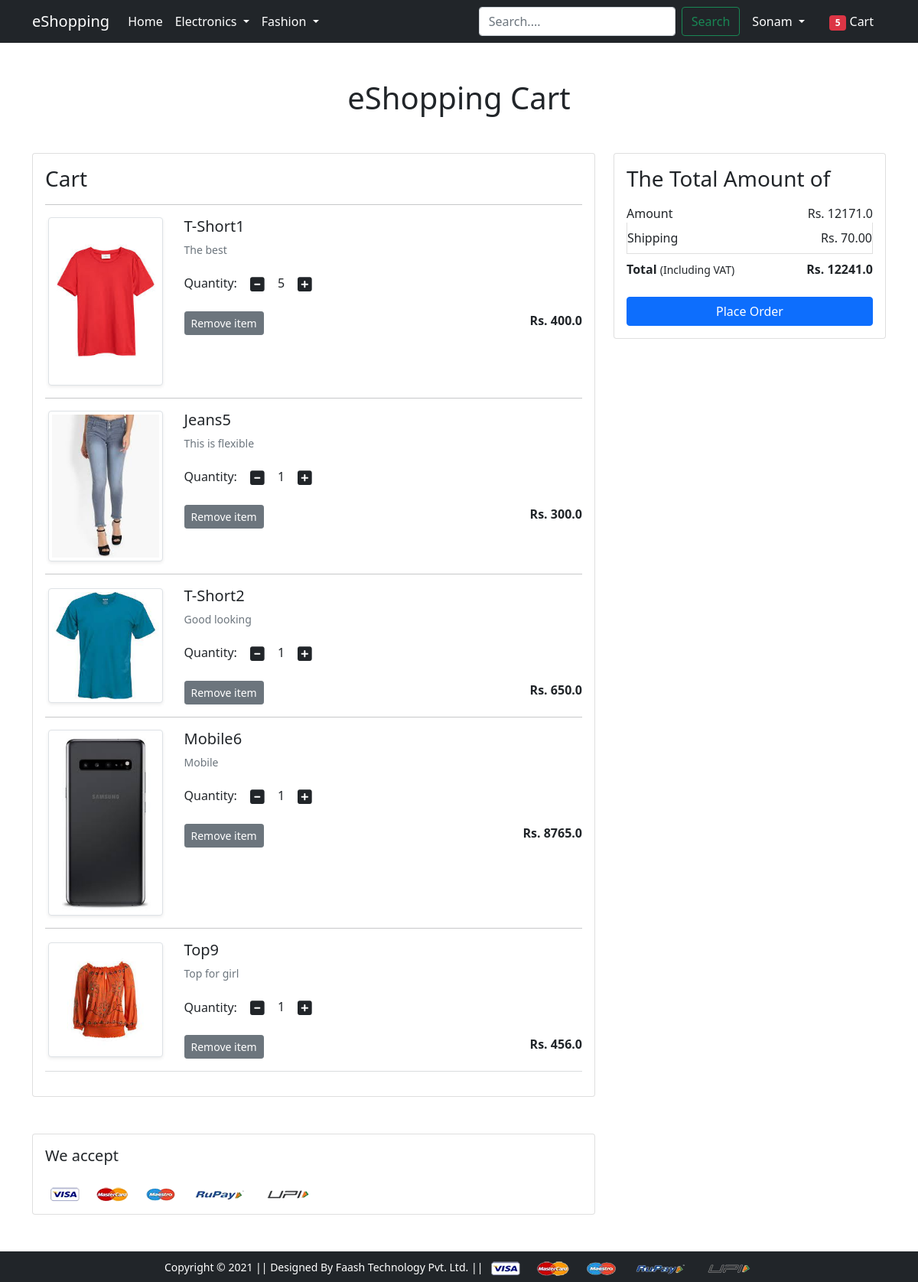
The app's page /cart/ (signed in) with its own data.
### app/models.py (models this page shows, shortened)
class Cart(models.Model):
    user = models.ForeignKey(User, on_delete=models.CASCADE)
    product = models.ForeignKey(Product, on_delete=models.CASCADE)
    quantity = models.PositiveIntegerField(default=1)

class Product(models.Model):
    title = models.CharField(max_length=100)
    selling_price = models.FloatField()
    discounted_price = models.FloatField()
    description = models.TextField()
    brand = models.CharField(max_length=100)
    category = models.CharField(choices=CATEGORY_CHOICES, max_length=2)
    product_image = models.ImageField(upload_to='productimg')

### app/views.py (the view)
# urls.py: path('cart/', views.show_cart, name='showcart'),
@login_required
def show_cart(request):
    totalitem = 0
    if request.user.is_authenticated:
        totalitem = len(Cart.objects.filter(user=request.user))
        user = request.user
        cart = Cart.objects.filter(user=user)
        amount = 0.0
        shipping_amount = 70.0
        total_amount = 0.0
        cart_product = [p for p in Cart.objects.all() if p.user == user]
        if cart_product:
            for p in cart_product:
                tempamount = (p.quantity * p.product.discounted_price)
                amount += tempamount
                totalamount = amount + shipping_amount
            return render(request, 'app/addtocart.html', {'carts':cart, 'totalamount':totalamount, 'amount':amount, 'totalitem':totalitem})
        else:
            return render(request, 'app/emptycart.html')

### app/templates/app/addtocart.html (shortened to what this page needs)
{% extends 'app/base.html' %}
{% load static %}
{% block main-content %}
<div class="container my-5">
  <div class="row">
    <h1 class="text-center mb-5">eShopping Cart</h1>
    <div class="col-sm-8">
      <div class="card">
        <div class="card-body">
          <h3>Cart</h3>
          {% for cart in carts %}
          <hr>
          <div class="row">
            <div class="col-sm-3 text-center align-self-center"><img src="{{cart.product.product_image.url}}" alt=""
                srcset="" class="img-fluid img-thumbnail shadow-sm" height="150" width="150"> </div>
            <div class="col-sm-9">
              <div>
                <h5>{{cart.product.title}}</h5>
                <p class="mb-2 text-muted small">{{cart.product.description}}</p>
                <div class="my-3">
                  <label for="quantity">Quantity:</label>
                  <a class="minus-cart btn" pid="{{cart.product.id}}"><i class="fas fa-minus-square fa-lg"></i></a>
                  <span id="quantity">{{cart.quantity}}</span>
                  <a class="plus-cart btn" pid="{{cart.product.id}}"><i class="fas fa-plus-square fa-lg"></i></a>
                </div>
                <div class="d-flex justify-content-between">
                  <a href="#" class="btn btn-sm btn-secondary mr-3 remove-cart" pid="{{cart.product.id}}">Remove item </a>
                  <p class="mb-0"><span><strong>Rs. {{cart.product.discounted_price}}</strong></span></p>
                </div>
              </div>
            </div>
          </div>
          {% endfor %}
          <hr class="text-muted">
        </div>
      </div>
    </div>
    <div class="col-sm-4">
      <div class="card">
        <div class="card-body">
          <h3>The Total Amount of</h3>
          <ul class="list-group">
            <li class="list-group-item d-flex justify-content-between align-items-center border-0 px-0 pb-0">
              Amount<span>Rs. <span id="amount">{{amount}}</span></span></li>
            <li class="list-group-item d-flex justify-content-between align-items-center px-0">Shipping<span>Rs.
                70.00</span></li>
            <li class="list-group-item d-flex justify-content-between align-items-center border-0 px-0 mb-3">
              <div>
                <strong>Total</strong> <small>(Including VAT)</small>
              </div>
              <span><strong>Rs. <strong id="totalamount">{{totalamount}}</strong></strong></span>
            </li>
          </ul>
          <div class="d-grid"><a href="{% url 'checkout' %}" class="btn btn-primary">Place Order</a></div>
        </div>
      </div>
    </div>
  </div>
</div>
<div class="container">
  <div class="row">
    <div class="col-sm-8">
      <div class="card">
        <div class="card-body">
          <h5 class="mb-4">We accept</h5>
          <img src="{% static 'app/images/payment.png' %}" alt="" class="img-fluid">
        </div>
      </div>
    </div>
  </div>
</div>
{% endblock main-content %}

### app/templates/app/base.html (shortened to what this page needs)
<!doctype html>
{% load static %}
<html lang="en">
  <head>
    <link href="https://cdn.jsdelivr.net/npm/bootstrap@5.0.0-beta1/dist/css/bootstrap.min.css" rel="stylesheet">
    <link rel="stylesheet" href="{% static 'app/css/owl.carousel.min.css' %}">
    <link rel="stylesheet" href="{% static 'app/css/all.min.css' %}">
    <link rel="stylesheet" href="{% static 'app/css/style.css' %}">
  </head>
  <body>
    <nav class="navbar navbar-expand-lg navbar-dark bg-dark">
     <div class="container">
       <a class="navbar-brand" href="/">eShopping</a>
       <div class="collapse navbar-collapse" id="navbarSupportedContent">
         <ul class="navbar-nav me-auto mb-2 mb-lg-0">
           <li class="nav-item">
             <a class="nav-link active" aria-current="page" href="/">Home</a>
           </li>
           <li class="nav-item dropdown">
             <a class="nav-link dropdown-toggle text-white" href="#" id="electronicsDropdown" role="button" data-bs-toggle="dropdown" aria-expanded="false">
               Electronics
             </a>
           </li>
           <li class="nav-item dropdown">
             <a class="nav-link dropdown-toggle text-white" href="#" id="fashionDropdown" role="button" data-bs-toggle="dropdown" aria-expanded="false">
               Fashion
             </a>
           </li>
         </ul>
         <form method="get" action="/search" class="d-flex">
           <input class="form-control me-2" type="search" name="query" id="query" placeholder="Search...." aria-label="Search">
           <button class="btn btn-outline-success" type="submit">Search</button>
         </form>
         <div>
          <ul class="navbar-nav me-auto mb-2 mb-lg-0">
          {% if request.user.is_authenticated %}
           <li class="nav-item dropdown mx-2">
              <a class="nav-link dropdown-toggle text-white" href="#" id="profileDropdown" role="button" data-bs-toggle="dropdown" aria-expanded="false">
                {{request.user.username|capfirst}}
              </a>
            </li>
            <li class="nav-item mx-2">
             <a href="{% url 'showcart' %}" class="nav-link text-white"><span class="badge bg-danger">{{totalitem}}</span> Cart </a>
            </li>
          {% endif %}
          </ul>
         </div>
       </div>
     </div>
    </nav>
    {% block main-content %} {% endblock main-content %}
    <footer class="container-fluid bg-dark text-center p-2 mt-5">
        <small class="text-white">Copyright &copy; 2021 || Designed By Faash Technology Pvt. Ltd. || </small>
        <img src="{% static 'app/images/payment.png' %}" alt="" srcset="" class="img-fluid" height="2px">
    </footer>
  </body>
</html>

### records on screen
Cart: product.product_image (picture), product "T-Short1", product.description "The best", quantity "5", product.discounted_price "400.0"
Cart: product.product_image (picture), product "Jeans5", product.description "This is flexible", quantity "1", product.discounted_price "300.0"
Cart: product.product_image (picture), product "T-Short2", product.description "Good looking", quantity "1", product.discounted_price "650.0"
Cart: product.product_image (picture), product "Mobile6", product.description "Mobile", quantity "1", product.discounted_price "8765.0"
Cart: product.product_image (picture), product "Top9", product.description "Top for girl", quantity "1", product.discounted_price "456.0"

### other values on screen
{{ request.user.username|capfirst }} "Sonam"
{{ totalitem }} "5"
{{ amount }} "12171.0"
{{ totalamount }} "12241.0"
